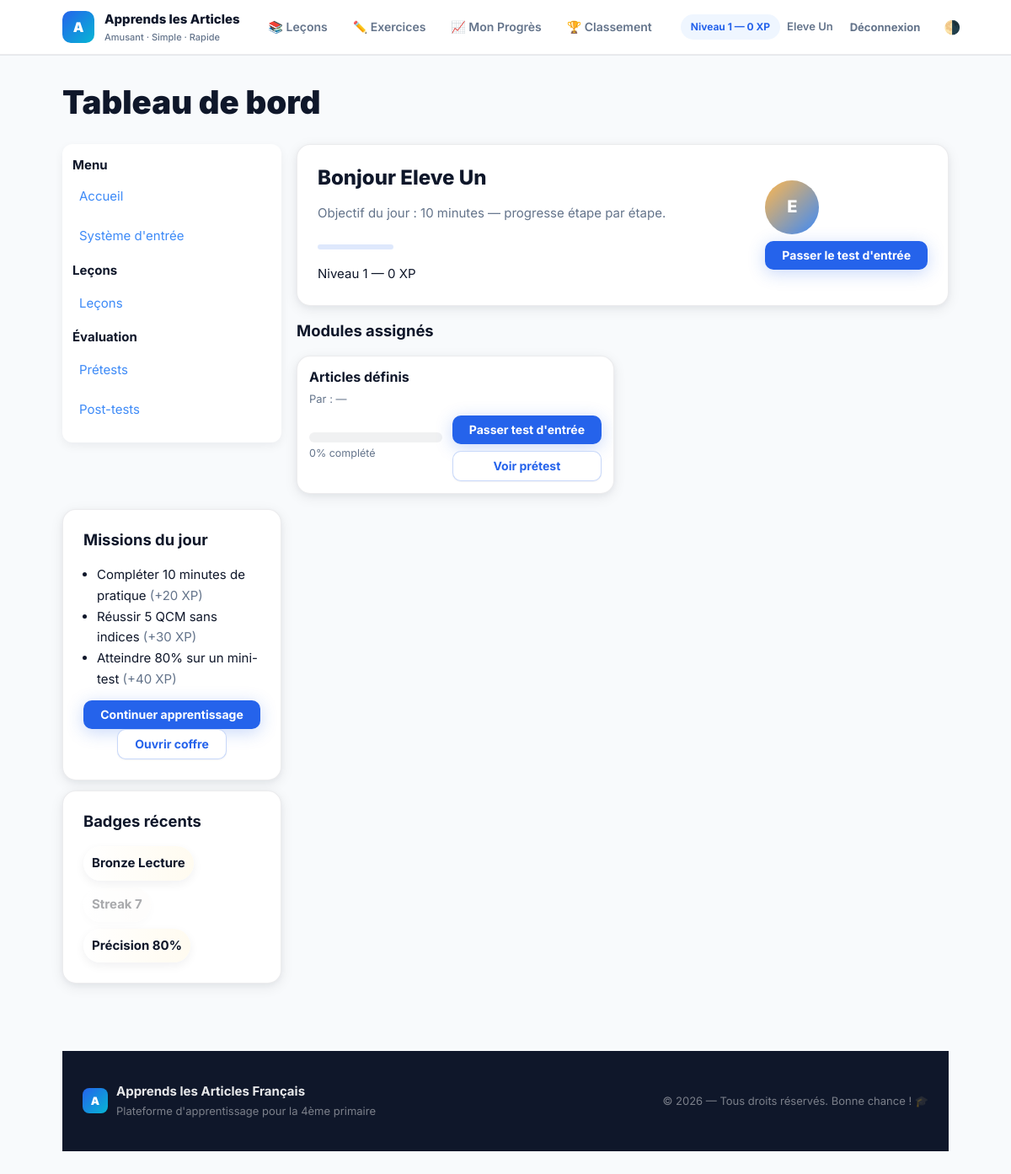
Screenshot of /student/index.php (signed in) with the database file from the repository.
### tables this page shows
CREATE TABLE users (
  id INT AUTO_INCREMENT PRIMARY KEY,
  username VARCHAR(100) NOT NULL UNIQUE,
  password_hash VARCHAR(255) NOT NULL,
  role VARCHAR(20) NOT NULL DEFAULT 'student',
  display_name VARCHAR(100),
  points INT DEFAULT 0,
  created_at TIMESTAMP DEFAULT CURRENT_TIMESTAMP
);

CREATE TABLE modules (
  id INT AUTO_INCREMENT PRIMARY KEY,
  title VARCHAR(255) NOT NULL,
  description TEXT,
  `order` INT DEFAULT 0,
  created_by INT NULL,
  cover_image VARCHAR(255) NULL,
  FOREIGN KEY (created_by) REFERENCES users(id) ON DELETE SET NULL
);

### src/auth.php (called while the page is built, shortened)
<?php
require_once __DIR__.'/config.php';
function current_user() {
  if (!empty($_SESSION['user_id'])) {
    global $pdo;
    $stmt = $pdo->prepare('SELECT id,username,display_name,role FROM users WHERE id = ?');
    $stmt->execute([$_SESSION['user_id']]);
    return $stmt->fetch();
  }
  return null;
}

### public/student/index.php (the view, shortened to what this page needs)
<?php
require_once __DIR__.'/../../src/auth.php';
$user = current_user();
$stmt = $pdo->prepare('SELECT m.*, COALESCE(u.display_name,u.username) AS creator_name FROM modules m JOIN user_courses uc ON uc.module_id=m.id LEFT JOIN users u ON m.created_by = u.id WHERE uc.user_id = ? ORDER BY m.`order`');
$stmt->execute([$user['id']]);
$assigned = $stmt->fetchAll();
$mods = $assigned;
$xp = 0;
try{
  $stxp = $pdo->prepare('SELECT COALESCE(SUM(score),0) AS xp FROM attempts WHERE user_id = ?');
  $stxp->execute([$user['id']]); $rx = $stxp->fetch(); $xp = (int)$rx['xp'];
}catch(Exception $e){ $xp = 0; }
$level = max(1, floor(pow(max(0,$xp)/100, 0.8)) );
$xp_for_level = 100 * pow($level, 1.25);
$next_level = $level + 1;
$xp_for_next = 100 * pow($next_level, 1.25);
$percent_main = $xp_for_next>0 ? round((($xp - $xp_for_level) / ($xp_for_next - $xp_for_level)) * 100) : 0;
if ($percent_main<0) $percent_main=0; if ($percent_main>100) $percent_main=100;
?><!doctype html>
<html><head><meta charset="utf-8"><title>Tableau de bord</title>
<link rel="stylesheet" href="/assets/css/redesign.css">
<link rel="stylesheet" href="/assets/css/style.css">
<script src="/assets/js/ui.js" defer></script></head><body>
<?php require_once __DIR__.'/../../src/partials/header.php'; ?>
<main class="app-container">
  <h1>Tableau de bord</h1>
  <div class="layout-with-sidebar">
    <aside class="side-menu">
      <h4>Menu</h4>
      <a href="/">Accueil</a>
      <a href="/entrance.php">Système d'entrée</a>
      <div style="margin-top:8px">
        <strong>Leçons</strong>
        <a href="/lesson.php">Leçons</a>
      </div>
      <div style="margin-top:8px">
        <strong>Évaluation</strong>
        <a href="/pretest.php">Prétests</a>
        <a href="/posttest.php">Post-tests</a>
      </div>
    </aside>
    <section>
      <div class="card" style="display:flex;justify-content:space-between;align-items:center;gap:12px;">
        <div>
          <h2 style="margin:0">Bonjour <?=htmlspecialchars($user['display_name'] ?? $user['username'])?></h2>
          <p class="muted">Objectif du jour : 10 minutes — progresse étape par étape.</p>
          <div style="margin-top:12px;max-width:420px">
            <div class="xp-bar" id="mainXpBar" data-xp="<?= $xp ?>" data-level="<?= $level ?>"><div class="xp-bar__fill" style="width:<?= $percent_main ?>%"></div></div>
            <div style="display:flex;justify-content:space-between;margin-top:8px"><small class="muted">Niv. <?= $level ?></small><small class="muted"><?= $xp ?> XP</small></div>
          </div>
        </div>
        <div style="text-align:center">
          <div class="avatar" style="width:64px;height:64px;font-size:20px"><?=htmlspecialchars(substr($user['display_name'] ?? $user['username'],0,1))?></div>
          <div style="margin-top:8px"><a class="btn" href="/entrance.php?module_id=<?= $mods[0]['id'] ?? 1 ?>">Passer le test d'entrée</a></div>
        </div>
      </div>
      <h3 style="margin-top:18px">Modules assignés</h3>
      <div class="grid">
      <?php if (empty($mods)): ?><p>Tu n'as pas de cours assignés pour le moment.</p>
      <?php else: ?>
          <?php foreach($mods as $m):
          $stmtu = $pdo->prepare('SELECT id FROM units WHERE module_id = ?'); $stmtu->execute([$m['id']]); $units = $stmtu->fetchAll();
          $unitCount = count($units);
          $pcountStmt = $pdo->prepare('SELECT COUNT(*) FROM progress p JOIN units u ON p.unit_id = u.id WHERE p.user_id=? AND u.module_id=?'); $pcountStmt->execute([$user['id'],$m['id']]); $progCount = (int)$pcountStmt->fetchColumn();
          $locked = ($unitCount > 0 && $progCount < $unitCount);
          $total = 0; $max = 0; $completedUnits = 0;
          $percent = ($max>0) ? round(($total/$max)*100) : ($completedUnits>0 ? round(($completedUnits/count($units))*100) : 0);
        ?>
          <div class="lesson-card card" style="padding:0;overflow:hidden">
            <div style="padding:14px">
              <h3 style="margin:0 0 6px"><?=htmlspecialchars($m['title'])?></h3>
              <div class="muted" style="font-size:13px;margin-bottom:6px">Par : <?=htmlspecialchars($m['creator_name'] ?? '—')?></div>
              <div style="display:flex;justify-content:space-between;align-items:center;margin-top:8px">
                <div style="flex:1">
                  <div class="progress-bar"><i style="width:<?= $percent ?>%"></i></div>
                  <small class="muted"><?= $percent ?>% complété</small>
                </div>
                <div style="margin-left:12px;display:flex;flex-direction:column;gap:8px">
                  <?php if ($locked): ?>
                    <a class="btn" href="/entrance.php?module_id=<?= $m['id'] ?>">Passer test d'entrée</a>
                  <?php else: ?>
                    <a class="btn" href="/lesson.php?module_id=<?= $m['id'] ?>">Commencer</a>
                  <?php endif; ?>
                  <a class="btn secondary" href="/pretest.php?module_id=<?= $m['id'] ?>">Voir prétest</a>
                </div>
              </div>
            </div>
          </div>
        <?php endforeach; ?>
      <?php endif; ?>
      </div>
    </section>
    <aside>
      <div class="card">
        <h3>Missions du jour</h3>
        <ul style="padding-left:16px;margin:8px 0">
          <li>Compléter 10 minutes de pratique <span class="muted">(+20 XP)</span></li>
          <li>Réussir 5 QCM sans indices <span class="muted">(+30 XP)</span></li>
          <li>Atteindre 80% sur un mini-test <span class="muted">(+40 XP)</span></li>
        </ul>
        <div style="margin-top:12px;text-align:center">
          <a class="btn" href="/lesson.php">Continuer apprentissage</a>
          <button class="btn secondary" onclick="openChest()">Ouvrir coffre</button>
        </div>
      </div>
      <div class="card" style="margin-top:12px">
        <h3>Badges récents</h3>
        <div style="display:flex;gap:8px;flex-wrap:wrap;margin-top:8px">
          <div class="badge">Bronze Lecture</div>
          <div class="badge locked">Streak 7</div>
          <div class="badge">Précision 80%</div>
        </div>
      </div>
    </aside>
  </div>
<?php require_once __DIR__.'/../../src/partials/footer.php'; ?>
</main>
</body></html>

### src/partials/header.php (shortened to what this page needs)
<?php
$user = null;
if (!empty($_SESSION['user_id'])){
  $user = current_user();
}
$exercisesHref = '/login.php';
if ($user) {
  if ($user['role'] === 'teacher' || $user['role'] === 'admin') {
    $exercisesHref = '/teacher/index.php';
  } else {
    $exercisesHref = '/student/index.php';
  }
}
?>
<link rel="stylesheet" href="/assets/css/redesign.css">
<header class="site-header" role="banner">
  <div class="rd-nav-inner">
    <a class="site-brand" href="/">
      <div class="brand-logo">A</div>
      <div>
        <div class="brand-title">Apprends les Articles</div>
        <div class="brand-subtitle">Amusant · Simple · Rapide</div>
      </div>
    </a>
    <nav class="rd-nav-links" aria-label="Navigation principale">
      <a class="rd-nav-link" href="/lesson.php">📚 Leçons</a>
      <a class="rd-nav-link" href="<?= htmlspecialchars($exercisesHref) ?>">✏️ Exercices</a>
      <?php if (!empty($_SESSION['user_id'])): ?>
        <a class="rd-nav-link" href="/student/progress.php">📈 Mon Progrès</a>
      <?php endif; ?>
      <a class="rd-nav-link" href="/leaderboard.php">🏆 Classement</a>
    </nav>
    <div class="header-actions">
      <?php if ($user): ?>
        <?php
          $xp = 0;
          try {
            $stmtxp = $pdo->prepare('SELECT COALESCE(SUM(score),0) AS xp FROM attempts WHERE user_id = ?');
            $stmtxp->execute([$user['id']]); $rowxp = $stmtxp->fetch(); $xp = (int)$rowxp['xp'];
          } catch(Exception $e){ $xp = 0; }
          $level = max(1, floor(pow(max(0,$xp)/100, 0.8)));
        ?>
        <span style="font-size:12px;font-weight:700;color:var(--rd-primary);background:var(--rd-primary-light);padding:5px 12px;border-radius:999px;white-space:nowrap">
        </span>
        <span class="muted" style="font-size:13px;font-weight:600;white-space:nowrap">
          <?= htmlspecialchars($user['display_name'] ?? $user['username']) ?>
        </span>
        <a class="btn ghost" href="/logout.php" style="font-size:13px!important">Déconnexion</a>
      <?php else: ?>
        <a class="btn secondary" href="/login.php">Se connecter</a>
        <a class="btn" href="/register.php">S'inscrire</a>
      <?php endif; ?>
      <button id="toggleTheme" class="btn ghost" title="Basculer thème" style="padding:8px!important;font-size:16px!important;box-shadow:none!important">🌗</button>
    </div>
  </div>
</header>

### public/assets/css/style.css (style rules this page uses)
:root { --color-bg: #f7fbff; --color-surface: #ffffff; --color-muted: #6b7280; --color-primary: #3D8AF7; --color-primary-600: #376fd0; --color-accent: #FFB74D; --color-success: #10B981; --color-danger: #EF4444; --color-glass: rgba(255,255,255,0.6); --font-sans: Inter, system-ui, -apple-system, "Segoe UI", Roboto, "Helvetica Neue", Arial; --space-1: 4px; --space-2: 8px; --space-3: 12px; --space-4: 16px; --space-5: 20px; --space-6: 24px; --space-7: 32px; --space-8: 40px; --radius-sm: 8px; --radius: 14px; --radius-lg: 20px; --shadow-sm: 0 4px 12px rgba(15,23,42,0.06); --shadow-md: 0 8px 24px rgba(15,23,42,0.08); --ease-fast: cubic-bezier(.2,.9,.2,1); --transition-fast: 180ms var(--ease-fast); }
* { box-sizing:border-box }
html,body { height:100% }
body { margin:0;padding:20px 36px;font-family:var(--font-sans); background:linear-gradient(180deg, #f0fbff 0%, var(--color-bg) 100%); color:var(--color-muted); -webkit-font-smoothing:antialiased; -moz-osx-font-smoothing:grayscale; }
.app-container { max-width:1100px;margin:0 auto }
.card { background:var(--color-surface);border-radius:var(--radius);box-shadow:var(--shadow-md);padding:18px }
.site-header { display:flex;align-items:center;justify-content:space-between;gap:12px;padding:10px 16px;margin-bottom:18px;border-radius:12px;background:linear-gradient(90deg, rgba(61,138,247,0.06), rgba(255,183,77,0.04)); }
.site-brand { display:flex;align-items:center;gap:12px }
.brand-logo { width:56px;height:56px;border-radius:12px;background:linear-gradient(135deg,var(--color-primary),#06b6d4);display:flex;align-items:center;justify-content:center;color:white;font-weight:800;font-size:20px }
.brand-title { font-size:18px;font-weight:700 }
.header-actions { display:flex;gap:8px;align-items:center }
.btn { display:inline-flex;align-items:center;gap:8px;padding:10px 14px;border-radius:12px;background:var(--color-primary);color:#fff;border:0;cursor:pointer;font-weight:700;box-shadow:var(--shadow-sm);transition:transform var(--transition-fast),box-shadow var(--transition-fast),filter var(--transition-fast) }
.btn.secondary { background:transparent;color:var(--color-primary);border:2px solid rgba(61,138,247,0.08);box-shadow:none }
.btn.ghost { background:transparent;color:var(--muted);border-radius:10px;padding:8px }
.muted { color:var(--muted) }
.grid { display:grid;grid-template-columns:repeat(auto-fit,minmax(260px,1fr));gap:16px }
.lesson-card { padding:16px;border-radius:12px;background:linear-gradient(180deg,#fff,#fbfdff) }
.lesson-card h3 { margin:0 0 8px 0 }
button { cursor:pointer }
.progress-bar { height:12px;background:rgba(15,23,42,0.06);border-radius:999px;overflow:hidden }
.xp-bar { height:18px;background:linear-gradient(90deg, rgba(15,23,42,0.04), rgba(15,23,42,0.02));border-radius:999px;padding:3px }
.badge { display:inline-flex;align-items:center;gap:8px;padding:8px 10px;border-radius:999px;background:linear-gradient(90deg,#fff,#fffbf0);box-shadow:var(--shadow-sm);font-weight:700 }
.badge.locked { opacity:.36;filter:grayscale(60%) }
.avatar { width:56px;height:56px;border-radius:999px;background:linear-gradient(135deg,var(--color-accent),var(--color-primary));display:flex;align-items:center;justify-content:center;color:white;font-weight:800 }
.side-menu { width:260px;background:var(--color-surface);border-radius:12px;padding:12px;box-shadow:var(--shadow-sm) }
.layout-with-sidebar { display:grid;grid-template-columns:260px 1fr;gap:18px;align-items:start }
.side-menu h4 { margin:4px 0 8px 0 }
.side-menu a { display:block;padding:8px;border-radius:8px;color:var(--color-primary);text-decoration:none;margin:6px 0 }
.muted { color:var(--color-muted) }

### rows the page displays
users: display_name "Eleve Un", display_name "E"
modules: title "Articles définis", creator_name "—", percent "0"
